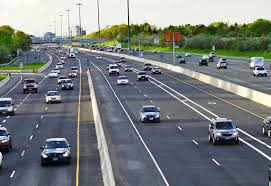
#> input picture images.jpg, 271 x 186 px, found by its file name
$ python cv_2.py
#> lines starting #> are read from the running program, lines starting #| are printed output that depends on the picture
import cv2
import numpy as np

img = cv2.imread("D:\images\images.jpg")
#> img is the input picture: shape (186, 271, 3); mean B, G, R 125, 125.3, 119.3
# [4 lines of commented-out code are left out]

kernel = np.ones((5,5),dtype='uint8')

# [5 lines of commented-out code are left out]
tophat = cv2.morphologyEx(img, cv2.MORPH_TOPHAT, kernel)
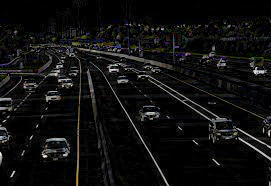
#> tophat: shape (186, 271, 3); mean B, G, R 15.7, 15.8, 15.9
blackhat = cv2.morphologyEx(img, cv2.MORPH_BLACKHAT, kernel)
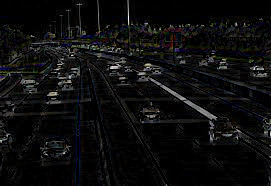
#> blackhat: shape (186, 271, 3); mean B, G, R 13.7, 13.4, 13.3

cv2.imshow("Original",img)
# [5 lines of commented-out code are left out]
cv2.imshow("Tophat", tophat)
cv2.imshow("Blackhat", blackhat)

cv2.waitKey(0)

cv2.destroyAllWindows()
